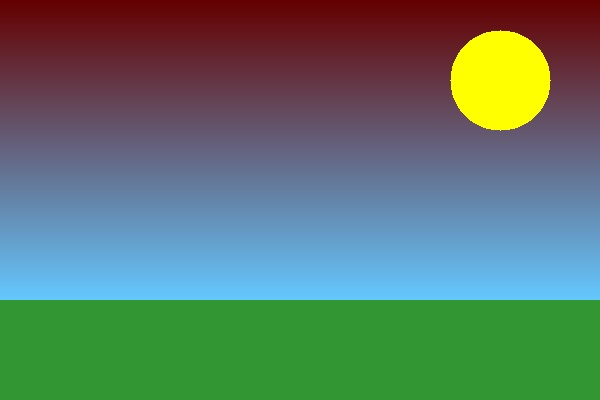
#> input picture assets/sample-images/basic/landscape.jpg, 600 x 400 px, found by its file name
$ python display.py
#> lines starting #> are read from the running program, lines starting #| are printed output that depends on the picture
#                    _ooOoo_
#                   o8888888o
#                   88" . "88
#                   (| -_- |)
#                   O\  =  /O
#                ____/`---'\____
#              .'  \|     |//  `.
#             /  \|||  :  |||//             /  _||||| -:- |||||-             |   | \\  -  /// |   |
#            | \_|  ''\---/''  |   |
#            \  .-\__  `-`  ___/-. /
#          ___`. .'  /--.--\  `. . __
#       ."" '<  `.___\_<|>_/___.'  >'"".
#      | | :  `- \`.;`\ _ /`;.`/ - ` : | |
#      \  \ `-.   \_ __\ /__ _/   .-` /  /
# ======`-.____`-.___\_____/___.-`____.-'======
#                    `=---='
# ^^^^^^^^^^^^^^^^^^^^^^^^^^^^^^^^^^^^^^^^^^^^^
#             佛祖保佑       永无BUG

"""
显示辅助函数
提供方便的图像和视频显示功能
"""

import cv2
import numpy as np
import matplotlib.pyplot as plt


def show_image(img, title='Image', size=(10, 8)):
    """
    显示单个图像

    参数:
        img: 图像（BGR格式）
        title: 窗口标题
        size: 显示大小（英寸）
    """
    # 转换为RGB（如果是BGR）
    if len(img.shape) == 3 and img.shape[2] == 3:
        img_rgb = cv2.cvtColor(img, cv2.COLOR_BGR2RGB)
    else:
        img_rgb = img

    plt.figure(figsize=size)
    plt.imshow(img_rgb)
    plt.title(title)
    plt.axis('off')
    plt.show()


def show_images(images, titles=None, rows=1, size=(15, 5)):
    """
    显示多个图像

    参数:
        images: 图像列表
        titles: 标题列表
        rows: 行数
        size: 显示大小
    """
    n = len(images)
    cols = (n + rows - 1) // rows

    plt.figure(figsize=size)

    for i, img in enumerate(images):
        plt.subplot(rows, cols, i + 1)

        # 转换为RGB
        if len(img.shape) == 3 and img.shape[2] == 3:
            img_rgb = cv2.cvtColor(img, cv2.COLOR_BGR2RGB)
        else:
            img_rgb = img

        plt.imshow(img_rgb, cmap='gray' if len(img.shape) == 2 else None)

        if titles and i < len(titles):
            plt.title(titles[i])

        plt.axis('off')

    plt.tight_layout()
    plt.show()


# [15 lines left out: function show_images_cv, not called in this run]


def create_comparison(original, processed, title1='Original', title2='Processed'):
    """
    创建对比图

    参数:
        original: 原始图像
        processed: 处理后图像
        title1: 原图标题
        title2: 处理图标题

    返回:
        对比图
    """
    # 确保尺寸相同
    if original.shape != processed.shape:
        processed = cv2.resize(processed,
                              (original.shape[1], original.shape[0]))

    # 水平拼接
    comparison = np.hstack([original, processed])

    # 添加标题
    h, w = comparison.shape[:2]

    # 创建标题区域
    title_bar = np.zeros((60, w, 3), dtype=np.uint8)
    title_bar[:] = (255, 255, 255)

    # 添加文字
    cv2.putText(title_bar, title1, (20, 40),
               cv2.FONT_HERSHEY_SIMPLEX, 1, (0, 0, 0), 2)
    cv2.putText(title_bar, title2, (w // 2 + 20, 40),
               cv2.FONT_HERSHEY_SIMPLEX, 1, (0, 0, 0), 2)

    # 垂直拼接
    result = np.vstack([title_bar, comparison])

    return result


def show_comparison(original, processed, title1='Original', title2='Processed',
                   method='cv', size=(12, 6)):
    """
    显示对比图

    参数:
        original: 原始图像
        processed: 处理后图像
        title1: 原图标题
        title2: 处理图标题
        method: 显示方法 ('cv' 或 'matplotlib')
        size: 显示大小
    """
    comparison = create_comparison(original, processed, title1, title2)

    if method == 'cv':
        # 调整显示大小
        h, w = comparison.shape[:2]
        scale = min(size[0] / w, size[1] / h) * 0.8
        display = cv2.resize(comparison, None, fx=scale, fy=scale)
        cv2.imshow('Comparison', display)
        cv2.waitKey(0)
        cv2.destroyAllWindows()
    else:
        # 使用matplotlib
        comparison_rgb = cv2.cvtColor(comparison, cv2.COLOR_BGR2RGB)
        plt.figure(figsize=size)
        plt.imshow(comparison_rgb)
        plt.axis('off')
        plt.show()


# [199 lines left out: functions create_grid, show_grid, add_info, show_histogram, interactive_threshold, not called in this run]


# ==================== 使用示例 ====================
if __name__ == '__main__':
    import sys

    # 读取测试图像
    img_path = '../assets/sample-images/basic/landscape.jpg'

    if len(sys.argv) > 1:
        img_path = sys.argv[1]

    img = cv2.imread(img_path)
#> img is the input picture: shape (400, 600, 3); mean B, G, R 105.5, 118.6, 92.6

    if img is None:
        print(f"无法读取图像: {img_path}")
        exit()

    # 示例1：显示单个图像
    print("1. 显示单个图像")
    show_image(img, 'Test Image')

    # 示例2：显示多个图像
    print("2. 显示多个图像")
    gray = cv2.cvtColor(img, cv2.COLOR_BGR2GRAY)
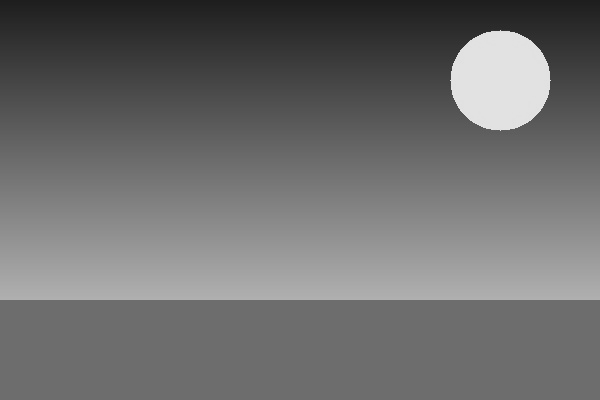
#> gray: shape (400, 600); min 30, max 231, mean 109.4
    blur = cv2.GaussianBlur(gray, (15, 15), 0)

    show_images([img, gray, blur],
               ['Original', 'Grayscale', 'Blurred'],
               rows=1)
#> in show_images, `n = len(images)`: n = 3
#> the loop in show_images, `for i, img in enumerate(images):` made 3 passes
#> in show_images, `plt.show()`:
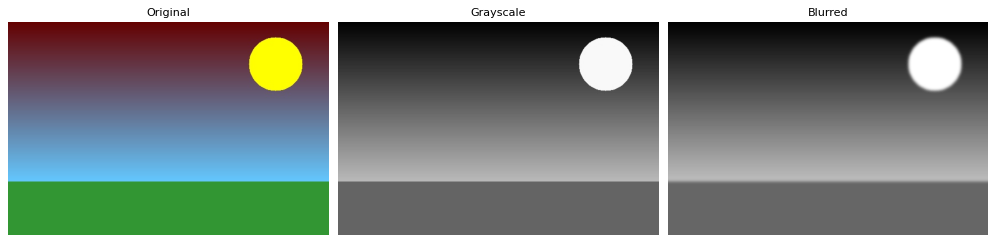
#> figure drawn by matplotlib, 3 panels

    # 示例3：显示对比图
    print("3. 显示对比图")
    show_comparison(img, blur, 'Original', 'Blurred', method='matplotlib')
#> (the run stopped early here; a loop or call above may not have finished)
